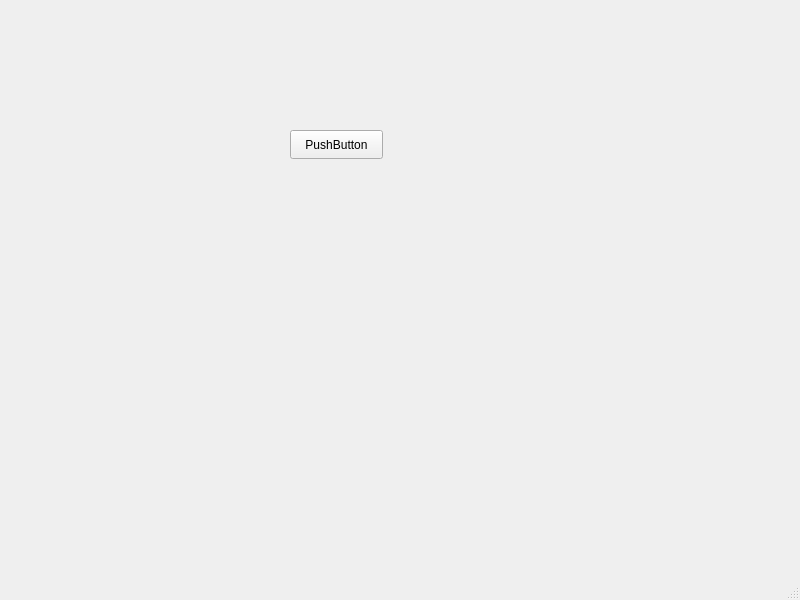
<?xml version="1.0" encoding="UTF-8"?>
<ui version="4.0">
 <class>MainWindow</class>
 <widget class="QMainWindow" name="MainWindow">
  <property name="geometry">
   <rect>
    <x>0</x>
    <y>0</y>
    <width>800</width>
    <height>600</height>
   </rect>
  </property>
  <property name="windowTitle">
   <string>MainWindow</string>
  </property>
  <widget class="QWidget" name="centralwidget">
   <widget class="QPushButton" name="pushButton">
    <property name="geometry">
     <rect>
      <x>290</x>
      <y>130</y>
      <width>93</width>
      <height>29</height>
     </rect>
    </property>
    <property name="text">
     <string>PushButton</string>
    </property>
   </widget>
  </widget>
  <widget class="QMenuBar" name="menubar">
   <property name="geometry">
    <rect>
     <x>0</x>
     <y>0</y>
     <width>800</width>
     <height>26</height>
    </rect>
   </property>
  </widget>
  <widget class="QStatusBar" name="statusbar"/>
 </widget>
 <resources/>
 <connections/>
</ui>
